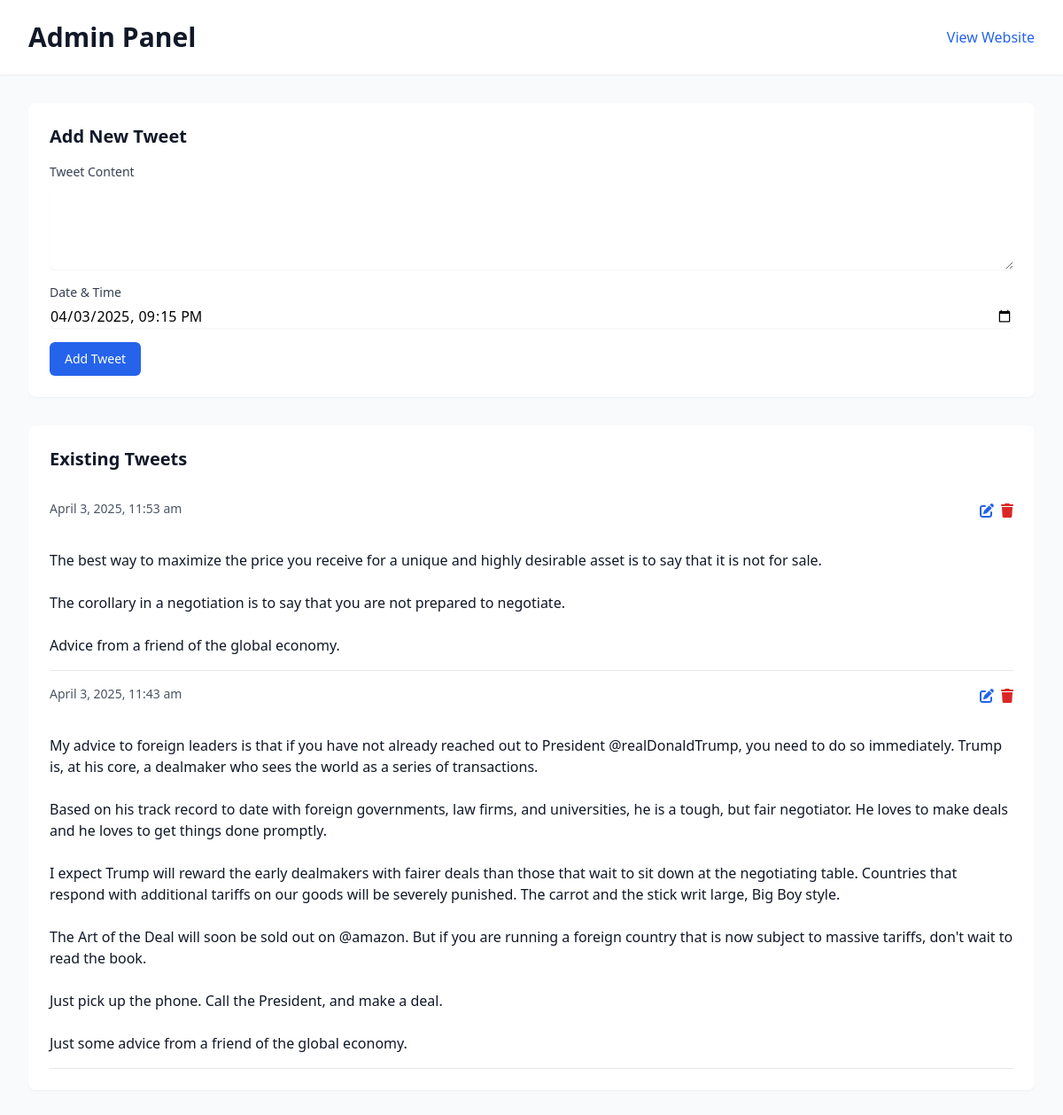
The app's page /admin.php with its own data.
### tables this page shows
CREATE TABLE tweets (
    id INTEGER PRIMARY KEY AUTOINCREMENT,
    content TEXT NOT NULL,
    created_at DATETIME NOT NULL,
    twitter_id TEXT UNIQUE,
    updated_at DATETIME DEFAULT CURRENT_TIMESTAMP
);

### public/admin.php (the view, shortened to what this page needs)
<?php
$dbPath = getenv('DATABASE_PATH') ?: __DIR__ . '/../database/tweets.db';
$db = new SQLite3($dbPath);
$editTweet = null;
?>
<!DOCTYPE html>
<html lang="en" class="h-full">
<head>
    <script src="https://cdn.tailwindcss.com"></script>
    <link rel="stylesheet" href="https://cdnjs.cloudflare.com/ajax/libs/font-awesome/6.0.0/css/all.min.css">
</head>
<body class="h-full bg-gray-50 dark:bg-gray-900" x-data="{ showDeleteConfirm: false, deleteId: null }">
    <div class="min-h-full">
        <header class="bg-white dark:bg-gray-800 shadow-sm">
            <div class="max-w-7xl mx-auto px-4 sm:px-6 lg:px-8 py-6">
                <div class="flex justify-between items-center">
                    <h1 class="text-3xl font-bold text-gray-900 dark:text-white">Admin Panel</h1>
                    <a href="/" class="text-blue-600 dark:text-blue-400 hover:underline">View Website</a>
                </div>
            </div>
        </header>
        <main class="max-w-7xl mx-auto px-4 sm:px-6 lg:px-8 py-8">
            <div class="bg-white dark:bg-gray-800 rounded-lg shadow-sm p-6 mb-8">
                <h2 class="text-xl font-semibold text-gray-900 dark:text-white mb-4">
                    <?php echo $editTweet ? 'Edit Tweet' : 'Add New Tweet'; ?>
                </h2>
                <form method="POST" class="space-y-4">
                    <div>
                        <label for="content" class="block text-sm font-medium text-gray-700 dark:text-gray-300">Tweet Content</label>
                        <textarea
                            id="content"
                            name="content"
                            rows="4"
                            class="mt-1 block w-full rounded-md border-gray-300 shadow-sm focus:border-blue-500 focus:ring-blue-500 dark:bg-gray-700 dark:border-gray-600 dark:text-white"
                            required
                        ><?php echo $editTweet ? htmlspecialchars($editTweet['content']) : ''; ?></textarea>
                    </div>
                    <div>
                        <label for="created_at" class="block text-sm font-medium text-gray-700 dark:text-gray-300">Date & Time</label>
                        <input
                            type="datetime-local"
                            id="created_at"
                            name="created_at"
                            value="<?php echo $editTweet ? date('Y-m-d\TH:i', strtotime($editTweet['created_at'])) : date('Y-m-d\TH:i'); ?>"
                            class="mt-1 block w-full rounded-md border-gray-300 shadow-sm focus:border-blue-500 focus:ring-blue-500 dark:bg-gray-700 dark:border-gray-600 dark:text-white"
                        >
                    </div>
                    <div class="flex space-x-4">
                        <button type="submit" class="inline-flex justify-center py-2 px-4 border border-transparent shadow-sm text-sm font-medium rounded-md text-white bg-blue-600 hover:bg-blue-700 focus:outline-none focus:ring-2 focus:ring-offset-2 focus:ring-blue-500">
                            <?php echo $editTweet ? 'Update Tweet' : 'Add Tweet'; ?>
                        </button>
                    </div>
                </form>
            </div>
            <div class="bg-white dark:bg-gray-800 rounded-lg shadow-sm p-6">
                <h2 class="text-xl font-semibold text-gray-900 dark:text-white mb-4">Existing Tweets</h2>
                <?php
                $results = $db->query('SELECT * FROM tweets ORDER BY created_at DESC');
                while ($row = $results->fetchArray(SQLITE3_ASSOC)):
                ?>
                    <div class="border-b border-gray-200 dark:border-gray-700 py-4">
                        <div class="flex justify-between items-start mb-2">
                            <p class="text-gray-600 dark:text-gray-300 text-sm">
                                <?php echo date('F j, Y, g:i a', strtotime($row['created_at'])); ?>
                            </p>
                            <div class="flex space-x-2">
                                <a href="?edit=<?php echo $row['id']; ?>" class="text-blue-600 hover:text-blue-700">
                                    <i class="fas fa-edit"></i>
                                </a>
                                <button
                                    @click="showDeleteConfirm = true; deleteId = <?php echo $row['id']; ?>"
                                    class="text-red-600 hover:text-red-700">
                                    <i class="fas fa-trash"></i>
                                </button>
                            </div>
                        </div>
                        <p class="text-gray-900 dark:text-white whitespace-pre-line">
                            <?php echo nl2br(htmlspecialchars($row['content'])); ?>
                        </p>
                    </div>
                <?php endwhile; ?>
            </div>
        </main>
    </div>
</body>
</html>

### records on screen
tweets: created_at "April 3, 2025, 11:53 am", content "The best way to maximize the price you receive for a unique and highly desirable asset is to say that it is not for sale. The corollary in a negotiation is to say that you are not prepared to negotiate. Advice from a friend of the global economy."
tweets: created_at "April 3, 2025, 11:43 am", content "My advice to foreign leaders is that if you have not already reached out to President @realDonaldTrump, you need to do so immediately. Trump is, at his core, a dealmaker who sees the world as a series of transactions. Based on his track record to date with foreign governments, law firms, and universities, he is a tough, but fair negotiator. He loves to make deals and he loves to get things done promptly. I expect Trump will reward the early dealmakers with fairer deals than those that wait to sit down at the negotiating table. Countries that respond with additional tariffs on our goods will be severely punished. The carrot and the stick writ large, Big Boy style. The Art of the Deal will…"
